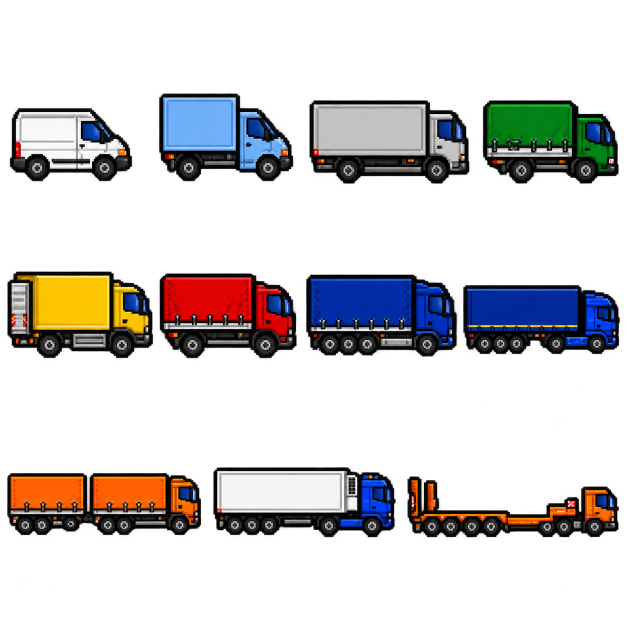
#> input picture assets/trucks.png, 1254 x 1254 px (shown at 1/2 size)
$ python spritemap.py ../assets/trucks.png ../assets/trucks.png
#> lines starting #> are read from the running program, lines starting #| are printed output that depends on the picture; after the words box and inside, x2 and y2 are one past the last pixel; in counts of white or black regions, pixels touching at a corner belong together
#> in main, bild is the input picture: PIL image 1254x1254 RGBA; mean R, G, B, A 25.5, 23.1, 23.2, 69.2
#| Quelle: 1254 x 1254
#!/usr/bin/env python3
"""Aus einem Bild mit mehreren Fahrzeugen eine gleichmäßige Vorlage machen.

Bildgeneratoren ordnen die Fahrzeuge selten in exakten Feldern an. Dieses
Skript sucht sie einzeln, schneidet sie aus und setzt sie in ein sauberes
Raster von vier Spalten und drei Zeilen.

    python3 tools/spritemap.py rohbild.png assets/trucks.png

Braucht Pillow:  pip install Pillow
"""

import sys
from PIL import Image
import numpy as np

FELD, SPALTEN, ZEILEN, RAND = 64, 4, 3, 2


def bloecke(maske, luecke):
    """Zusammenhängende Bereiche in einer Maske finden."""
    aus, start, leer = [], None, 0
    for i, gesetzt in enumerate(maske):
        if gesetzt:
            if start is None:
                start = i
            leer = 0
        elif start is not None:
            leer += 1
            if leer > luecke:
                aus.append((start, i - leer))
                start, leer = None, 0
    if start is not None:
        aus.append((start, len(maske) - 1))
    return aus


def fahrzeuge_finden(bild, anzahl=11):
    """Einzelne Fahrzeuge im Bild aufspüren."""
#> called with anzahl = 11
    feld = np.array(bild)
    weiss = (feld[:, :, 0] > 245) & (feld[:, :, 1] > 245) & (feld[:, :, 2] > 245)
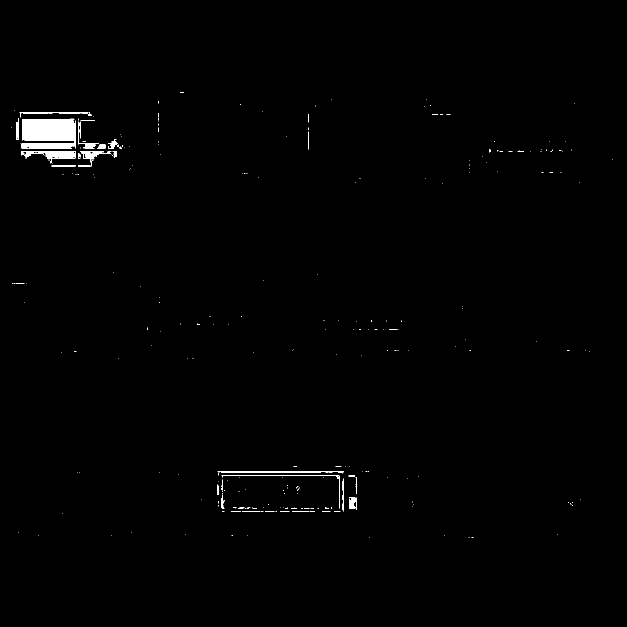
#> weiss: shape (1254, 1254) bool (shown at 1/2 size); 0.69% white; 288 white regions (256 under 20 px), largest, box (x1, y1, x2, y2) and area: (43, 237, 151, 297) 5633, (42, 302, 151, 326) 1093, (156, 302, 223, 334) 529
    inhalt = (feld[:, :, 3] > 30) & ~weiss
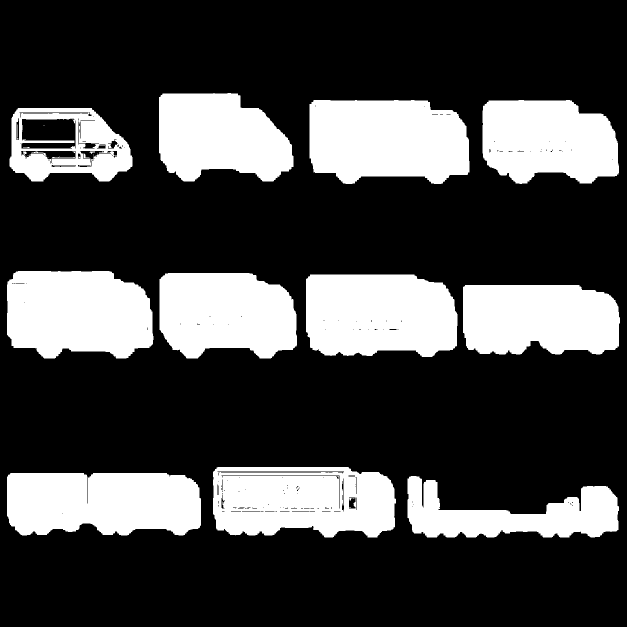
#> inhalt: shape (1254, 1254) bool (shown at 1/2 size); 27.2% white; 37 white regions (21 under 20 px), largest, box (x1, y1, x2, y2) and area: (619, 200, 939, 368) 46653, (612, 549, 915, 714) 45035, (14, 542, 307, 717) 44100

    zeilen = bloecke(inhalt.any(axis=1), 20)
#> the loop in bloecke, `for i, gesetzt in enumerate(maske):` made 1254 passes
#> start on pass 187: 186
#> after the loop in bloecke, `for i, gesetzt in enumerate(maske):`: aus = [(186, 367), (542, 716), (934, 1074)]
#> zeilen = [(186, 367), (542, 716), (934, 1074)]

    # Die Trennlücke so weit verkleinern, bis die erwartete Zahl herauskommt
    for luecke in (30, 24, 18, 14, 10, 8, 6):
        gefunden = []
        for y1, y2 in zeilen:
            spalten = inhalt[y1:y2 + 1].any(axis=0)
            for x1, x2 in bloecke(spalten, luecke):
                teil = inhalt[y1:y2 + 1, x1:x2 + 1]
                zs = np.where(teil.any(axis=1))[0]
                gefunden.append((x1, y1 + zs[0], x2 + 1, y1 + zs[-1] + 1))
        if len(gefunden) >= anzahl:
            return gefunden[:anzahl], luecke

    return gefunden, None


def main():
    if len(sys.argv) < 3:
        print(__doc__)
        sys.exit(1)

    quelle, ziel = sys.argv[1], sys.argv[2]
    bild = Image.open(quelle).convert('RGBA')
    print(f'Quelle: {bild.size[0]} x {bild.size[1]}')

    kaesten, luecke = fahrzeuge_finden(bild)
#> kaesten = [(19, 216, 265, 363), (318, 186, 587, 363), (619, 200, 939, 368), (965, 200, 1238, 368), (14, 542, 307, 717), (319, 546, 594, 717), (612, 549, 915, 714), (926, 570, 1240, 709), (14, 946, 402, 1071), (426, 934, 792, 1075), (815, 952, 1238, 1075)]; luecke = 10
    print(f'{len(kaesten)} Fahrzeuge gefunden (Trennlücke {luecke})')
#| 11 Fahrzeuge gefunden (Trennlücke 10)

    if len(kaesten) != SPALTEN * ZEILEN - 1:
        print(f'  Achtung: erwartet waren {SPALTEN * ZEILEN - 1}.')
        print('  Die Zuordnung im Raster stimmt dann möglicherweise nicht.')

    blatt = Image.new('RGBA', (SPALTEN * FELD, ZEILEN * FELD), (0, 0, 0, 0))
#> blatt: PIL image 256x192 RGBA; every value is 0
    platz = FELD - 2 * RAND

    for i, kasten in enumerate(kaesten):
        teil = bild.crop(kasten)
        faktor = min(platz / teil.size[0], platz / teil.size[1])
        breite = max(1, round(teil.size[0] * faktor))
        hoehe = max(1, round(teil.size[1] * faktor))
        klein = teil.resize((breite, hoehe), Image.LANCZOS)

        spalte, zeile = i % SPALTEN, i // SPALTEN
        blatt.paste(klein,
                    (spalte * FELD + (FELD - breite) // 2,
                     zeile * FELD + (FELD - hoehe) // 2),
                    klein)
        print(f'  {i + 1:2}. {teil.size[0]:4} x {teil.size[1]:3}'
              f'  →  Feld {spalte + 1}/{zeile + 1}')
#> this loop made 11 passes
#> (kasten, faktor, hoehe, spalte, zeile) on passes 1 to 11: ((19, 216, 265, 363), 0.244, 36, 0, 0), ((318, 186, 587, 363), 0.223, 39, 1, 0), ((619, 200, 939, 368), 0.188, 32, 2, 0), ((965, 200, 1238, 368), 0.22, 37, 3, 0), ((14, 542, 307, 717), 0.205, 36, 0, 1), ((319, 546, 594, 717), 0.218, 37, 1, 1), ((612, 549, 915, 714), 0.198, 33, 2, 1), ((926, 570, 1240, 709), 0.191, 27, 3, 1), ((14, 946, 402, 1071), 0.155, 19, 0, 2), ((426, 934, 792, 1075), 0.164, 23, 1, 2), ((815, 952, 1238, 1075), 0.142, 17, 2, 2)
#|    1.  246 x 147  →  Feld 1/1
#|    2.  269 x 177  →  Feld 2/1
#|    3.  320 x 168  →  Feld 3/1
#|    4.  273 x 168  →  Feld 4/1
#|    5.  293 x 175  →  Feld 1/2
#|    6.  275 x 171  →  Feld 2/2
#|    7.  303 x 165  →  Feld 3/2
#|    8.  314 x 139  →  Feld 4/2
#> (further printed lines are left out)
#> pass 1, in main, `teil = bild.crop(kasten)`:
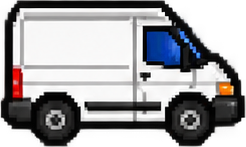
#> teil: PIL image 246x147 RGBA; mean R, G, B, A 110.4, 109.7, 112.4, 199; transparent parts drawn white
#> pass 1, in main, `klein = teil.resize((breite, hoehe), Image.LANCZOS)`:
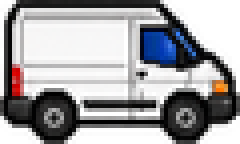
#> klein: PIL image 60x36 RGBA (shown 4 times larger); mean R, G, B, A 110.1, 109.2, 111.8, 199.3; transparent parts drawn white
#> pass 2, in main, `teil = bild.crop(kasten)`:
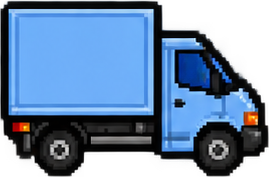
#> teil: PIL image 269x177 RGBA; mean R, G, B, A 55, 82.6, 115.3, 194.7; transparent parts drawn white
#> after the loop:
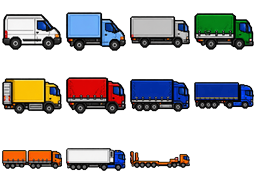
#> blatt: PIL image 256x192 RGBA; mean R, G, B, A 29.6, 28.1, 28.6, 83.2; transparent parts drawn white
#> after the loop:
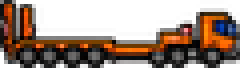
#> klein: PIL image 60x17 RGBA (shown 4 times larger); mean R, G, B, A 41.3, 22.4, 10.6, 131.7; transparent parts drawn white

    blatt.save(ziel)
    print(f'\nGespeichert: {ziel} ({blatt.size[0]} x {blatt.size[1]})')
#| Gespeichert: ../assets/trucks.png (256 x 192)


if __name__ == '__main__':
    main()

$ run again, with assets/file_000000003b148243b21cc4f8e0e6525d.png copied over assets/trucks.png
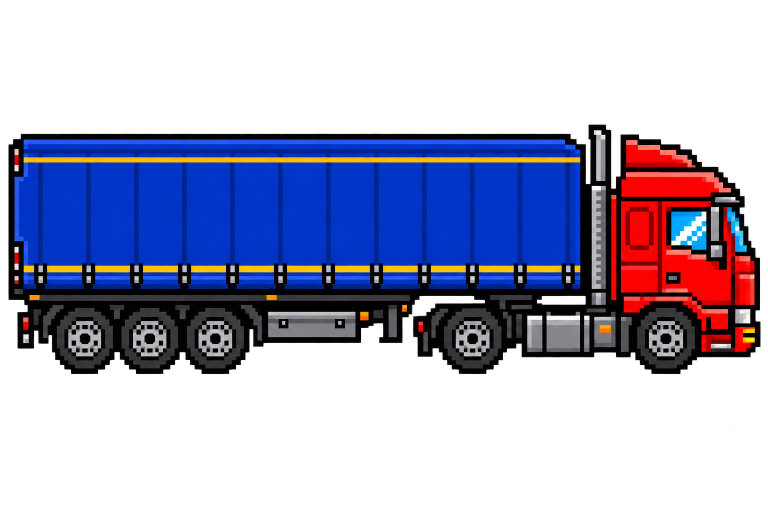
#> input picture assets/file_000000003b148243b21cc4f8e0e6525d.png, 1536 x 1024 px (shown at 1/2 size)
#> in main, bild is the input picture: PIL image 1536x1024 RGBA; mean R, G, B, A 22.6, 23.2, 49.4, 103.5
#| Quelle: 1536 x 1024
#> in fahrzeuge_finden, `weiss = (feld[:, :, 0] > 245) & (feld[:, :, 1] > 245) & (feld[:, :, 2]..`:
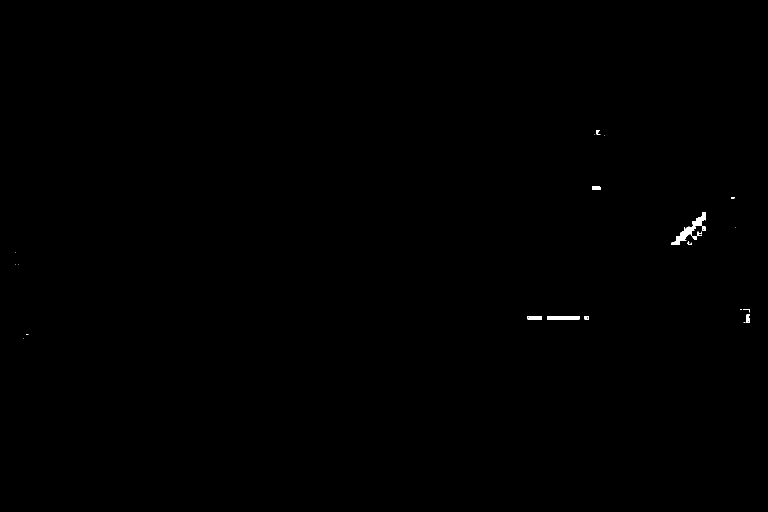
#> weiss: shape (1024, 1536) bool (shown at 1/2 size); 0.14% white; 24 white regions (13 under 20 px), largest, box (x1, y1, x2, y2) and area: (1343, 424, 1412, 490) 1012, (1094, 632, 1160, 640) 414, (1055, 632, 1084, 639) 165
#> inhalt: shape (1024, 1536) bool; 40.9% white; 12 white regions (9 under 20 px), largest, box (x1, y1, x2, y2) and area: (16, 249, 1521, 748) 642538, (1102, 633, 1150, 634) 48, (1056, 633, 1083, 638) 36
#> the loop in bloecke, `for i, gesetzt in enumerate(maske):` made 1024 passes
#> start on pass 250: 249
#> after the loop in bloecke, `for i, gesetzt in enumerate(maske):`: aus = [(249, 747)]
#> kaesten = [(16, 249, 1521, 748)]
#| 1 Fahrzeuge gefunden (Trennlücke None)
#> the loop in main, `for i, kasten in enumerate(kaesten):` made 1 pass
#> (kasten, faktor, breite, hoehe, spalte, zeile) on pass 1: ((16, 249, 1521, 748), 0.0399, 60, 20, 0, 0)
#> (printed output is left out)
#> after the loop in main, `for i, kasten in enumerate(kaesten):`:
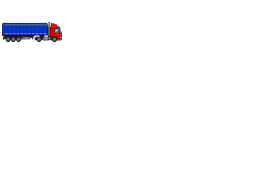
#> blatt: PIL image 256x192 RGBA; mean R, G, B, A 1, 1.1, 2.3, 5.1; transparent parts drawn white
#| Gespeichert: ../assets/trucks.png (256 x 192)
